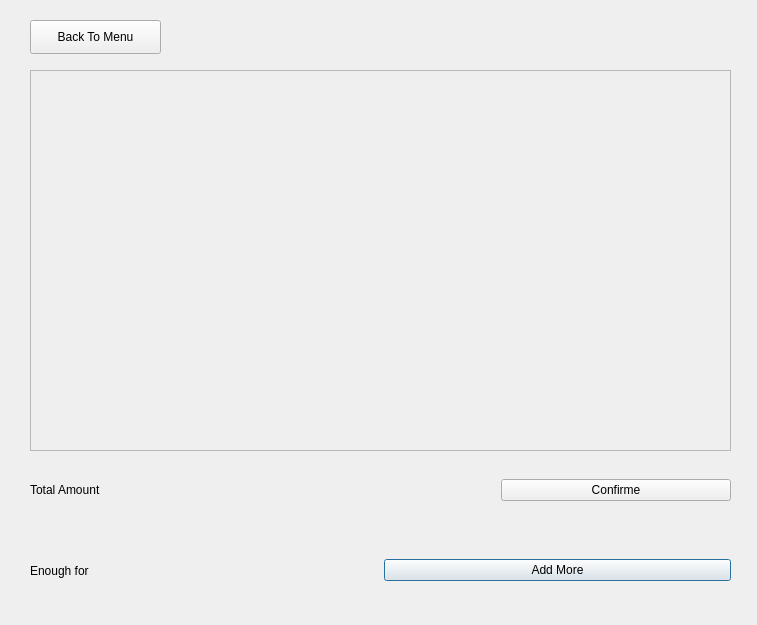
<?xml version="1.0" encoding="UTF-8"?>
<ui version="4.0">
 <class>check</class>
 <widget class="QDialog" name="check">
  <property name="geometry">
   <rect>
    <x>0</x>
    <y>0</y>
    <width>757</width>
    <height>625</height>
   </rect>
  </property>
  <property name="windowTitle">
   <string>Dialog</string>
  </property>
  <widget class="QWidget" name="horizontalLayoutWidget_2">
   <property name="geometry">
    <rect>
     <x>30</x>
     <y>530</y>
     <width>701</width>
     <height>81</height>
    </rect>
   </property>
   <layout class="QHBoxLayout" name="horizontalLayout_3">
    <item>
     <widget class="QLabel" name="label_4">
      <property name="text">
       <string>Enough for</string>
      </property>
     </widget>
    </item>
    <item>
     <widget class="QPushButton" name="pushButton_3">
      <property name="text">
       <string>Add More</string>
      </property>
     </widget>
    </item>
   </layout>
  </widget>
  <widget class="QWidget" name="horizontalLayoutWidget">
   <property name="geometry">
    <rect>
     <x>30</x>
     <y>450</y>
     <width>701</width>
     <height>80</height>
    </rect>
   </property>
   <layout class="QHBoxLayout" name="horizontalLayout_4">
    <item>
     <widget class="QLabel" name="label_5">
      <property name="text">
       <string>Total Amount</string>
      </property>
     </widget>
    </item>
    <item>
     <widget class="QLabel" name="label_6">
      <property name="text">
       <string/>
      </property>
     </widget>
    </item>
    <item>
     <widget class="QPushButton" name="pushButton_4">
      <property name="text">
       <string>Confirme</string>
      </property>
     </widget>
    </item>
   </layout>
  </widget>
  <widget class="QScrollArea" name="scrollArea">
   <property name="geometry">
    <rect>
     <x>30</x>
     <y>70</y>
     <width>701</width>
     <height>381</height>
    </rect>
   </property>
   <property name="widgetResizable">
    <bool>true</bool>
   </property>
   <widget class="QWidget" name="scrollAreaWidgetContents_2">
    <property name="geometry">
     <rect>
      <x>0</x>
      <y>0</y>
      <width>699</width>
      <height>379</height>
     </rect>
    </property>
   </widget>
  </widget>
  <widget class="QPushButton" name="pushButton_5">
   <property name="geometry">
    <rect>
     <x>30</x>
     <y>20</y>
     <width>131</width>
     <height>34</height>
    </rect>
   </property>
   <property name="text">
    <string>Back To Menu</string>
   </property>
  </widget>
 </widget>
 <resources/>
 <connections/>
</ui>
